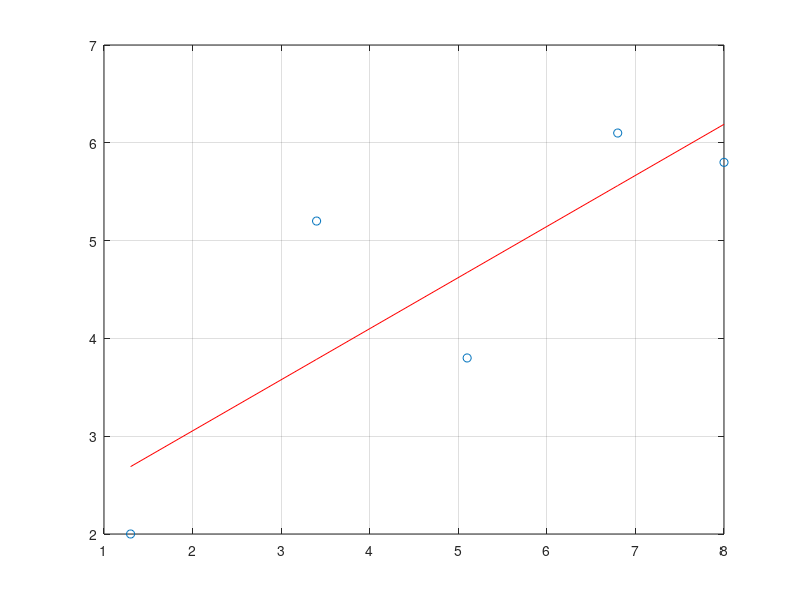

The MATLAB script that drew this image:
clear
clc

x = [1.3 3.4 5.1 6.8 8];
y = [2 5.2 3.8 6.1 5.8];
% número de pontos
n = length(x);
% grau do ajuste
% Quando o ajuste é polinomaial, geralmente não se utiliza grau maior que 2
M = 1;

for i = 1 : M + 1
  for j = 1 : M + 1
    a(i,j) = 0;
    for k = 1 : n
       a(i,j) += x(k)^(j+i-2);
    endfor
  endfor
  b(i) = 0;
  for k = 1 : n
    b(i) += y(k)*x(k)^(i-1);
  endfor
endfor

printf("Matriz A:\n");
a
printf("Vetor B:\n");
b
printf("Determinante de A:\n");
d = det(a)
printf("Condicionamento de A:\n");
c = cond(a)
% resolve o sistema linear
printf("Vetor C de coeficientes:\n");
c = a\b'

% gera o vetor g(x) para construção do gráfico
for i = 1 : n
  g(i) = 0;
  for k = 1 : M + 1
    g(i) += c(k) * x(i) ^ (k - 1);
  endfor 
endfor

printf("Vetor G de aproximações g(x):\n");
g

erro = 0;
for i = 1 : n
  erro += (g(i) - y(i))^2
endfor
printf("Vetor E de erro [g(x) - y(x)]²:\n");
erro

%plotando os pontos da tabela original
plot(x,y,'o')
grid
hold on
%plotando a curva de aproximação
plot(x,g,'r')
